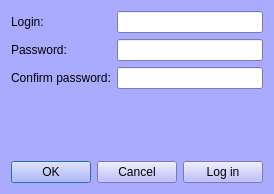
<?xml version="1.0" encoding="UTF-8"?>
<ui version="4.0">
 <class>RegistrationWindow</class>
 <widget class="QDialog" name="RegistrationWindow">
  <property name="geometry">
   <rect>
    <x>0</x>
    <y>0</y>
    <width>272</width>
    <height>194</height>
   </rect>
  </property>
  <property name="palette">
   <palette>
    <active>
     <colorrole role="WindowText">
      <brush brushstyle="SolidPattern">
       <color alpha="255">
        <red>0</red>
        <green>0</green>
        <blue>0</blue>
       </color>
      </brush>
     </colorrole>
     <colorrole role="Button">
      <brush brushstyle="SolidPattern">
       <color alpha="255">
        <red>170</red>
        <green>170</green>
        <blue>255</blue>
       </color>
      </brush>
     </colorrole>
     <colorrole role="Light">
      <brush brushstyle="SolidPattern">
       <color alpha="255">
        <red>255</red>
        <green>255</green>
        <blue>255</blue>
       </color>
      </brush>
     </colorrole>
     <colorrole role="Midlight">
      <brush brushstyle="SolidPattern">
       <color alpha="255">
        <red>212</red>
        <green>212</green>
        <blue>255</blue>
       </color>
      </brush>
     </colorrole>
     <colorrole role="Dark">
      <brush brushstyle="SolidPattern">
       <color alpha="255">
        <red>85</red>
        <green>85</green>
        <blue>127</blue>
       </color>
      </brush>
     </colorrole>
     <colorrole role="Mid">
      <brush brushstyle="SolidPattern">
       <color alpha="255">
        <red>113</red>
        <green>113</green>
        <blue>170</blue>
       </color>
      </brush>
     </colorrole>
     <colorrole role="Text">
      <brush brushstyle="SolidPattern">
       <color alpha="255">
        <red>0</red>
        <green>0</green>
        <blue>0</blue>
       </color>
      </brush>
     </colorrole>
     <colorrole role="BrightText">
      <brush brushstyle="SolidPattern">
       <color alpha="255">
        <red>255</red>
        <green>255</green>
        <blue>255</blue>
       </color>
      </brush>
     </colorrole>
     <colorrole role="ButtonText">
      <brush brushstyle="SolidPattern">
       <color alpha="255">
        <red>0</red>
        <green>0</green>
        <blue>0</blue>
       </color>
      </brush>
     </colorrole>
     <colorrole role="Base">
      <brush brushstyle="SolidPattern">
       <color alpha="255">
        <red>255</red>
        <green>255</green>
        <blue>255</blue>
       </color>
      </brush>
     </colorrole>
     <colorrole role="Window">
      <brush brushstyle="SolidPattern">
       <color alpha="255">
        <red>170</red>
        <green>170</green>
        <blue>255</blue>
       </color>
      </brush>
     </colorrole>
     <colorrole role="Shadow">
      <brush brushstyle="SolidPattern">
       <color alpha="255">
        <red>0</red>
        <green>0</green>
        <blue>0</blue>
       </color>
      </brush>
     </colorrole>
     <colorrole role="AlternateBase">
      <brush brushstyle="SolidPattern">
       <color alpha="255">
        <red>212</red>
        <green>212</green>
        <blue>255</blue>
       </color>
      </brush>
     </colorrole>
     <colorrole role="ToolTipBase">
      <brush brushstyle="SolidPattern">
       <color alpha="255">
        <red>255</red>
        <green>255</green>
        <blue>220</blue>
       </color>
      </brush>
     </colorrole>
     <colorrole role="ToolTipText">
      <brush brushstyle="SolidPattern">
       <color alpha="255">
        <red>0</red>
        <green>0</green>
        <blue>0</blue>
       </color>
      </brush>
     </colorrole>
     <colorrole role="PlaceholderText">
      <brush brushstyle="SolidPattern">
       <color alpha="127">
        <red>0</red>
        <green>0</green>
        <blue>0</blue>
       </color>
      </brush>
     </colorrole>
    </active>
    <inactive>
     <colorrole role="WindowText">
      <brush brushstyle="SolidPattern">
       <color alpha="255">
        <red>0</red>
        <green>0</green>
        <blue>0</blue>
       </color>
      </brush>
     </colorrole>
     <colorrole role="Button">
      <brush brushstyle="SolidPattern">
       <color alpha="255">
        <red>170</red>
        <green>170</green>
        <blue>255</blue>
       </color>
      </brush>
     </colorrole>
     <colorrole role="Light">
      <brush brushstyle="SolidPattern">
       <color alpha="255">
        <red>255</red>
        <green>255</green>
        <blue>255</blue>
       </color>
      </brush>
     </colorrole>
     <colorrole role="Midlight">
      <brush brushstyle="SolidPattern">
       <color alpha="255">
        <red>212</red>
        <green>212</green>
        <blue>255</blue>
       </color>
      </brush>
     </colorrole>
     <colorrole role="Dark">
      <brush brushstyle="SolidPattern">
       <color alpha="255">
        <red>85</red>
        <green>85</green>
        <blue>127</blue>
       </color>
      </brush>
     </colorrole>
     <colorrole role="Mid">
      <brush brushstyle="SolidPattern">
       <color alpha="255">
        <red>113</red>
        <green>113</green>
        <blue>170</blue>
       </color>
      </brush>
     </colorrole>
     <colorrole role="Text">
      <brush brushstyle="SolidPattern">
       <color alpha="255">
        <red>0</red>
        <green>0</green>
        <blue>0</blue>
       </color>
      </brush>
     </colorrole>
     <colorrole role="BrightText">
      <brush brushstyle="SolidPattern">
       <color alpha="255">
        <red>255</red>
        <green>255</green>
        <blue>255</blue>
       </color>
      </brush>
     </colorrole>
     <colorrole role="ButtonText">
      <brush brushstyle="SolidPattern">
       <color alpha="255">
        <red>0</red>
        <green>0</green>
        <blue>0</blue>
       </color>
      </brush>
     </colorrole>
     <colorrole role="Base">
      <brush brushstyle="SolidPattern">
       <color alpha="255">
        <red>255</red>
        <green>255</green>
        <blue>255</blue>
       </color>
      </brush>
     </colorrole>
     <colorrole role="Window">
      <brush brushstyle="SolidPattern">
       <color alpha="255">
        <red>170</red>
        <green>170</green>
        <blue>255</blue>
       </color>
      </brush>
     </colorrole>
     <colorrole role="Shadow">
      <brush brushstyle="SolidPattern">
       <color alpha="255">
        <red>0</red>
        <green>0</green>
        <blue>0</blue>
       </color>
      </brush>
     </colorrole>
     <colorrole role="AlternateBase">
      <brush brushstyle="SolidPattern">
       <color alpha="255">
        <red>212</red>
        <green>212</green>
        <blue>255</blue>
       </color>
      </brush>
     </colorrole>
     <colorrole role="ToolTipBase">
      <brush brushstyle="SolidPattern">
       <color alpha="255">
        <red>255</red>
        <green>255</green>
        <blue>220</blue>
       </color>
      </brush>
     </colorrole>
     <colorrole role="ToolTipText">
      <brush brushstyle="SolidPattern">
       <color alpha="255">
        <red>0</red>
        <green>0</green>
        <blue>0</blue>
       </color>
      </brush>
     </colorrole>
     <colorrole role="PlaceholderText">
      <brush brushstyle="SolidPattern">
       <color alpha="127">
        <red>0</red>
        <green>0</green>
        <blue>0</blue>
       </color>
      </brush>
     </colorrole>
    </inactive>
    <disabled>
     <colorrole role="WindowText">
      <brush brushstyle="SolidPattern">
       <color alpha="255">
        <red>85</red>
        <green>85</green>
        <blue>127</blue>
       </color>
      </brush>
     </colorrole>
     <colorrole role="Button">
      <brush brushstyle="SolidPattern">
       <color alpha="255">
        <red>170</red>
        <green>170</green>
        <blue>255</blue>
       </color>
      </brush>
     </colorrole>
     <colorrole role="Light">
      <brush brushstyle="SolidPattern">
       <color alpha="255">
        <red>255</red>
        <green>255</green>
        <blue>255</blue>
       </color>
      </brush>
     </colorrole>
     <colorrole role="Midlight">
      <brush brushstyle="SolidPattern">
       <color alpha="255">
        <red>212</red>
        <green>212</green>
        <blue>255</blue>
       </color>
      </brush>
     </colorrole>
     <colorrole role="Dark">
      <brush brushstyle="SolidPattern">
       <color alpha="255">
        <red>85</red>
        <green>85</green>
        <blue>127</blue>
       </color>
      </brush>
     </colorrole>
     <colorrole role="Mid">
      <brush brushstyle="SolidPattern">
       <color alpha="255">
        <red>113</red>
        <green>113</green>
        <blue>170</blue>
       </color>
      </brush>
     </colorrole>
     <colorrole role="Text">
      <brush brushstyle="SolidPattern">
       <color alpha="255">
        <red>85</red>
        <green>85</green>
        <blue>127</blue>
       </color>
      </brush>
     </colorrole>
     <colorrole role="BrightText">
      <brush brushstyle="SolidPattern">
       <color alpha="255">
        <red>255</red>
        <green>255</green>
        <blue>255</blue>
       </color>
      </brush>
     </colorrole>
     <colorrole role="ButtonText">
      <brush brushstyle="SolidPattern">
       <color alpha="255">
        <red>85</red>
        <green>85</green>
        <blue>127</blue>
       </color>
      </brush>
     </colorrole>
     <colorrole role="Base">
      <brush brushstyle="SolidPattern">
       <color alpha="255">
        <red>170</red>
        <green>170</green>
        <blue>255</blue>
       </color>
      </brush>
     </colorrole>
     <colorrole role="Window">
      <brush brushstyle="SolidPattern">
       <color alpha="255">
        <red>170</red>
        <green>170</green>
        <blue>255</blue>
       </color>
      </brush>
     </colorrole>
     <colorrole role="Shadow">
      <brush brushstyle="SolidPattern">
       <color alpha="255">
        <red>0</red>
        <green>0</green>
        <blue>0</blue>
       </color>
      </brush>
     </colorrole>
     <colorrole role="AlternateBase">
      <brush brushstyle="SolidPattern">
       <color alpha="255">
        <red>170</red>
        <green>170</green>
        <blue>255</blue>
       </color>
      </brush>
     </colorrole>
     <colorrole role="ToolTipBase">
      <brush brushstyle="SolidPattern">
       <color alpha="255">
        <red>255</red>
        <green>255</green>
        <blue>220</blue>
       </color>
      </brush>
     </colorrole>
     <colorrole role="ToolTipText">
      <brush brushstyle="SolidPattern">
       <color alpha="255">
        <red>0</red>
        <green>0</green>
        <blue>0</blue>
       </color>
      </brush>
     </colorrole>
     <colorrole role="PlaceholderText">
      <brush brushstyle="SolidPattern">
       <color alpha="127">
        <red>85</red>
        <green>85</green>
        <blue>127</blue>
       </color>
      </brush>
     </colorrole>
    </disabled>
   </palette>
  </property>
  <property name="windowTitle">
   <string>Dialog</string>
  </property>
  <layout class="QVBoxLayout" name="verticalLayout">
   <item>
    <layout class="QFormLayout" name="formLayout">
     <item row="0" column="0">
      <widget class="QLabel" name="label_Login">
       <property name="text">
        <string>Login:</string>
       </property>
      </widget>
     </item>
     <item row="0" column="1">
      <widget class="QLineEdit" name="lineEdit_Login"/>
     </item>
     <item row="1" column="0">
      <widget class="QLabel" name="label_Password">
       <property name="text">
        <string>Password:</string>
       </property>
      </widget>
     </item>
     <item row="2" column="0">
      <widget class="QLabel" name="label_ConfirmPassword">
       <property name="text">
        <string>Confirm password:</string>
       </property>
      </widget>
     </item>
     <item row="1" column="1">
      <widget class="QLineEdit" name="lineEdit_Password">
       <property name="echoMode">
        <enum>QLineEdit::Password</enum>
       </property>
      </widget>
     </item>
     <item row="2" column="1">
      <widget class="QLineEdit" name="lineEdit_ConfirmPassword">
       <property name="echoMode">
        <enum>QLineEdit::Password</enum>
       </property>
      </widget>
     </item>
    </layout>
   </item>
   <item>
    <spacer name="verticalSpacer">
     <property name="orientation">
      <enum>Qt::Vertical</enum>
     </property>
     <property name="sizeHint" stdset="0">
      <size>
       <width>20</width>
       <height>40</height>
      </size>
     </property>
    </spacer>
   </item>
   <item>
    <layout class="QHBoxLayout" name="horizontalLayout">
     <item>
      <widget class="QDialogButtonBox" name="buttonBox">
       <property name="standardButtons">
        <set>QDialogButtonBox::Cancel|QDialogButtonBox::Ok</set>
       </property>
      </widget>
     </item>
     <item>
      <widget class="QPushButton" name="pushButton_toLogin">
       <property name="text">
        <string>Log in</string>
       </property>
      </widget>
     </item>
    </layout>
   </item>
  </layout>
 </widget>
 <resources/>
 <connections/>
</ui>
